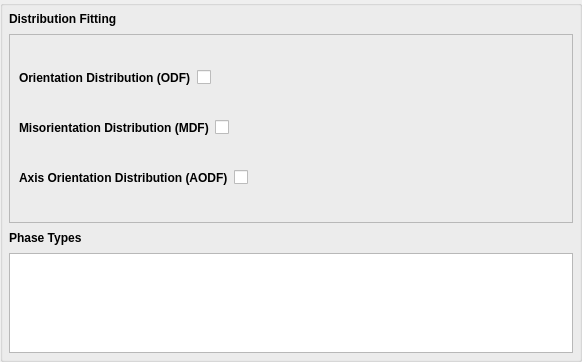
<?xml version="1.0" encoding="UTF-8"?>
<ui version="4.0">
 <class>QGenerateEnsembleStatisticsWidget</class>
 <widget class="QFilterWidget" name="QGenerateEnsembleStatisticsWidget">
  <property name="geometry">
   <rect>
    <x>0</x>
    <y>0</y>
    <width>582</width>
    <height>362</height>
   </rect>
  </property>
  <layout class="QVBoxLayout" name="verticalLayout">
   <property name="spacing">
    <number>8</number>
   </property>
   <property name="margin">
    <number>6</number>
   </property>
   <item>
    <widget class="QLabel" name="label">
     <property name="styleSheet">
      <string notr="true">QLabel {
font-weight: bold;
font-size: 12px;
}</string>
     </property>
     <property name="text">
      <string>Distribution Fitting</string>
     </property>
    </widget>
   </item>
   <item>
    <widget class="QFrame" name="distributionTypeFrame">
     <property name="sizePolicy">
      <sizepolicy hsizetype="Preferred" vsizetype="Expanding">
       <horstretch>0</horstretch>
       <verstretch>0</verstretch>
      </sizepolicy>
     </property>
     <property name="frameShape">
      <enum>QFrame::StyledPanel</enum>
     </property>
     <layout class="QVBoxLayout" name="distributionTypeLayout">
      <item>
       <layout class="QHBoxLayout" name="horizontalLayout">
        <item>
         <widget class="QLabel" name="label_3">
          <property name="styleSheet">
           <string notr="true">QLabel {
font-weight: bold;
font-size: 12px;
}</string>
          </property>
          <property name="text">
           <string>Orientation Distribution (ODF)</string>
          </property>
         </widget>
        </item>
        <item>
         <widget class="QCheckBox" name="m_ODFWidget">
          <property name="text">
           <string/>
          </property>
         </widget>
        </item>
        <item>
         <spacer name="horizontalSpacer">
          <property name="orientation">
           <enum>Qt::Horizontal</enum>
          </property>
          <property name="sizeHint" stdset="0">
           <size>
            <width>40</width>
            <height>20</height>
           </size>
          </property>
         </spacer>
        </item>
       </layout>
      </item>
      <item>
       <layout class="QHBoxLayout" name="horizontalLayout_2">
        <item>
         <widget class="QLabel" name="label_4">
          <property name="styleSheet">
           <string notr="true">QLabel {
font-weight: bold;
font-size: 12px;
}</string>
          </property>
          <property name="frameShape">
           <enum>QFrame::NoFrame</enum>
          </property>
          <property name="text">
           <string>Misorientation Distribution (MDF)</string>
          </property>
         </widget>
        </item>
        <item>
         <widget class="QCheckBox" name="m_MDFWidget">
          <property name="text">
           <string/>
          </property>
         </widget>
        </item>
        <item>
         <spacer name="horizontalSpacer_2">
          <property name="orientation">
           <enum>Qt::Horizontal</enum>
          </property>
          <property name="sizeHint" stdset="0">
           <size>
            <width>40</width>
            <height>20</height>
           </size>
          </property>
         </spacer>
        </item>
       </layout>
      </item>
      <item>
       <layout class="QHBoxLayout" name="horizontalLayout_3">
        <item>
         <widget class="QLabel" name="label_5">
          <property name="styleSheet">
           <string notr="true">QLabel {
font-weight: bold;
font-size: 12px;
}</string>
          </property>
          <property name="text">
           <string>Axis Orientation Distribution (AODF)</string>
          </property>
         </widget>
        </item>
        <item>
         <widget class="QCheckBox" name="m_AxisODFWidget">
          <property name="text">
           <string/>
          </property>
         </widget>
        </item>
        <item>
         <spacer name="horizontalSpacer_3">
          <property name="orientation">
           <enum>Qt::Horizontal</enum>
          </property>
          <property name="sizeHint" stdset="0">
           <size>
            <width>40</width>
            <height>20</height>
           </size>
          </property>
         </spacer>
        </item>
       </layout>
      </item>
     </layout>
    </widget>
   </item>
   <item>
    <widget class="QLabel" name="label_2">
     <property name="styleSheet">
      <string notr="true">QLabel {
font-weight: bold;
font-size: 12px;
}</string>
     </property>
     <property name="text">
      <string>Phase Types</string>
     </property>
    </widget>
   </item>
   <item>
    <widget class="QListWidget" name="phaseTypeList">
     <property name="sizePolicy">
      <sizepolicy hsizetype="Preferred" vsizetype="Preferred">
       <horstretch>0</horstretch>
       <verstretch>0</verstretch>
      </sizepolicy>
     </property>
     <property name="minimumSize">
      <size>
       <width>0</width>
       <height>100</height>
      </size>
     </property>
     <property name="maximumSize">
      <size>
       <width>16777215</width>
       <height>100</height>
      </size>
     </property>
     <property name="editTriggers">
      <set>QAbstractItemView::AllEditTriggers</set>
     </property>
     <property name="alternatingRowColors">
      <bool>true</bool>
     </property>
    </widget>
   </item>
  </layout>
 </widget>
 <customwidgets>
  <customwidget>
   <class>QFilterWidget</class>
   <extends>QGroupBox</extends>
   <header location="global">QFilterWidget.h</header>
   <container>1</container>
  </customwidget>
 </customwidgets>
 <resources/>
 <connections/>
</ui>
